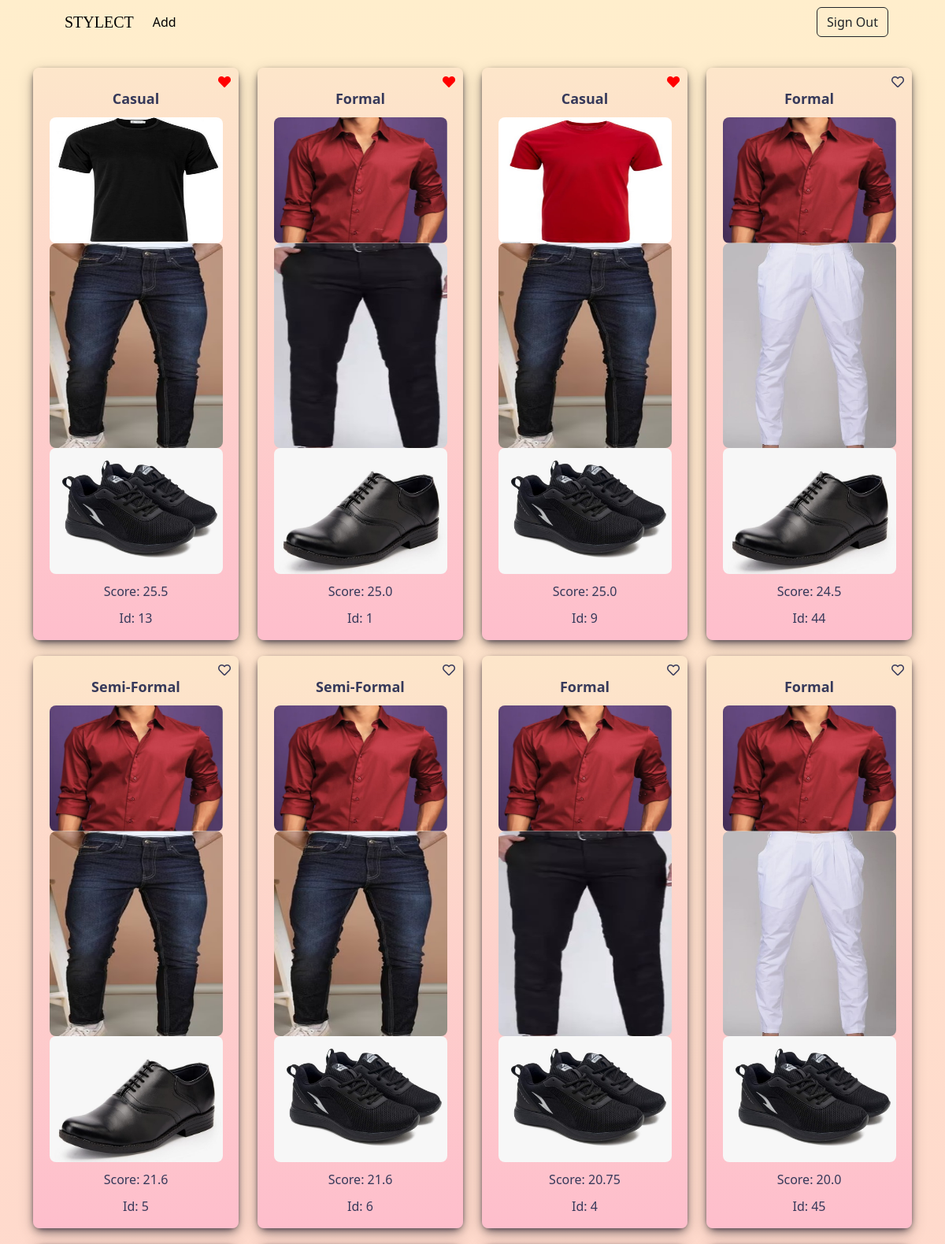
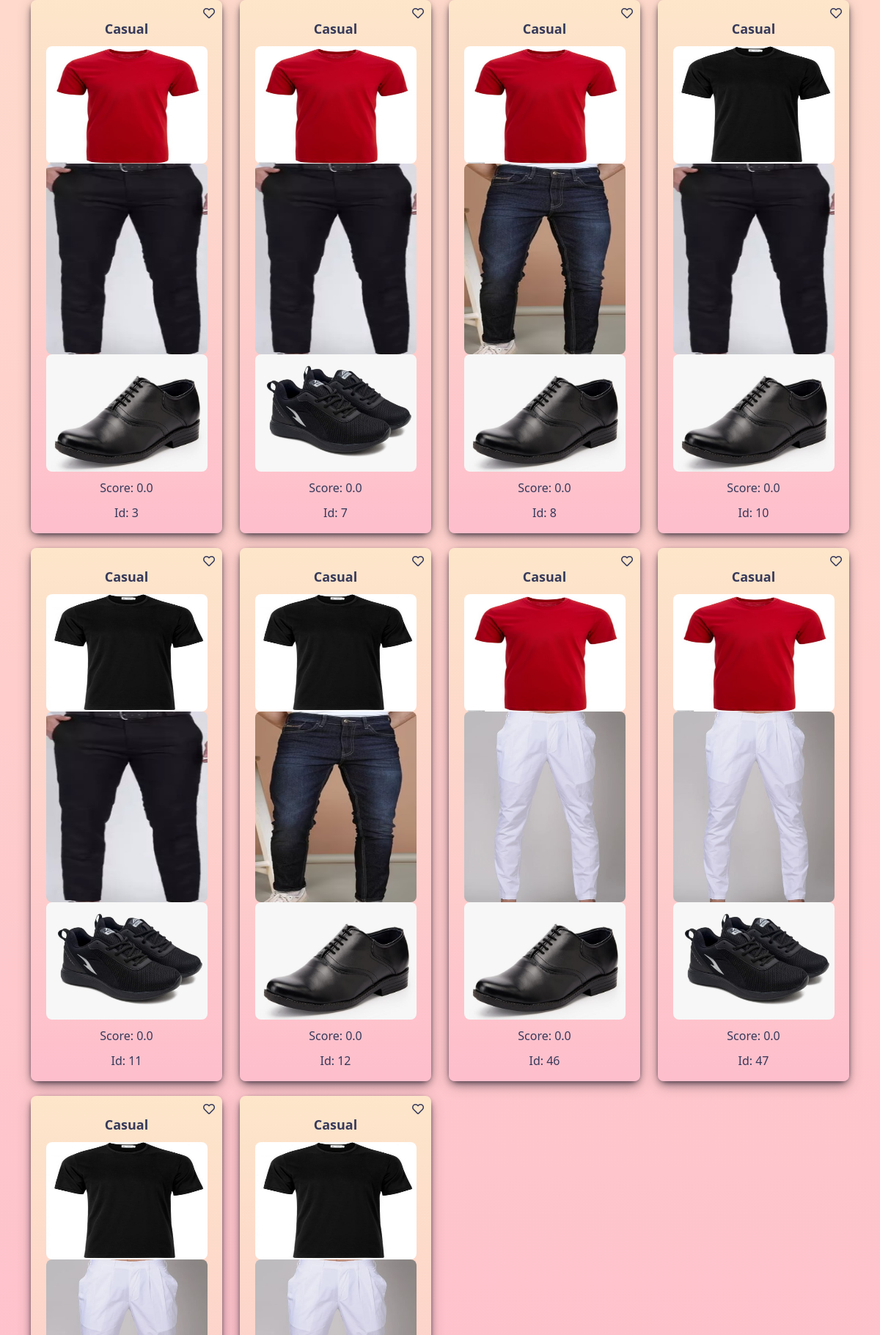
The page /outfits/ (signed in, upper part) on the database its author committed (2 pictures, top to bottom).
### myapp/models.py (models this page shows)
class Outfits(models.Model):
    user = models.ForeignKey(User, on_delete=models.CASCADE)
    id = models.AutoField(primary_key=True)
    upper_id = models.IntegerField(null=True)
    lower_id = models.IntegerField(null=True)
    foot_id = models.IntegerField(null=True)
    type = models.CharField(max_length=100)
    score = models.FloatField(default=0.0)
    items = models.ManyToManyField(Items)
    like = models.BooleanField(default=False)

### myapp/views.py (the view)
# urls.py: path('outfits/', outfits),
def outfits(request):
    u=UserProfile.objects.get(user=request.user)
    outfits=[]
    print(u.outfit_time)
    if(u.outfit_time == None):
        outfits = make_outfits(request)
        u.outfit_time=u.item_time
    elif(u.item_time>u.outfit_time):
        outfits = make_outfits(request)
        u.outfit_time=u.item_time
    else:
        otfts=Outfits.objects.filter(user=request.user)
        for o in otfts:
            upper = Items.objects.get(id=o.upper_id)
            lower = Items.objects.get(id=o.lower_id)
            foot = Items.objects.get(id=o.foot_id)
            outfits.append({
                'id': o.id,
                'upper_path': upper.photo.url,
                'lower_path': lower.photo.url,
                'bottom_path': foot.photo.url,
                'type': o.type,
                'score': o.score,
                'like' :o.like
            })
        outfits = sorted(outfits, key=lambda outfit: outfit['score'], reverse=True)
    u.save()
    dict={'outf':[],'recom':[]}
    dict["outf"]=outfits
    if outfit_recommendations(request, request.user):
        dict["recom"]=outfit_recommendations(request, request.user)
    return render(request, 'outfits.html', {'outfits': dict})

### templates/outfits.html (shortened to what this page needs)
<!DOCTYPE html>
<html lang="en">
<head>
    <link href="https://cdn.jsdelivr.net/npm/bootstrap@5.3.2/dist/css/bootstrap.min.css" rel="stylesheet">
    <link href="https://cdnjs.cloudflare.com/ajax/libs/font-awesome/5.15.4/css/all.min.css" rel="stylesheet">
</head>
<body style="background-image: linear-gradient(#ffeecc, #febbcc) ;">
    {% include 'navbar.html' %}
    <div class="container text-center" style="padding-bottom: 30px; padding-top: 30px;">
        <div class="row">
            {% if user.is_authenticated %}
                {%if outfits.outf %}
                    {% for outfit in outfits.outf %}
                    <div class="col-md-3">
                        <div class="card" style="background-image: linear-gradient(#ffeecc, #febbcc); border-radius: 14px; border-width: 0; box-shadow: rgba(45, 35, 66, 0.4) 0 2px 4px, rgba(45, 35, 66, 0.3) 0 7px 13px -3px; box-sizing: border-box; color: #36395A; margin-bottom: 20px;">
                            <div class="card-body">
                                <div class="card-heading" style="border-radius: 8px; background-color: transparent;">
                                    {{ outfit.type }}
                                </div>
                                <div class="card-image">
                                    <img src="{{outfit.upper_path}}" style="width: 220px; height: 160px;">
                                </div>
                                <div class="card-image">
                                    <img src="{{outfit.lower_path}}" style="width: 220px; height: 260px;">
                                </div>
                                <div class="card-image">
                                    <img src="{{outfit.bottom_path}}" style="width: 220px; height: 160px;">
                                </div>
                                {% if outfit.like %}
                                    <i class="fas fa-heart like-icon" data-outfit-id="{{ outfit.id }}" style="color: red;"></i>
                                {% else %}
                                    <i class="far fa-heart like-icon" data-outfit-id="{{ outfit.id }}"></i>
                                {% endif %}
                                <p class="card-button">Score: {{ outfit.score }}</p>
                                <p class="card-button">Id: {{ outfit.id }}</p>
                            </div>
                        </div>
                    </div>
                    {% endfor %}
                {% endif %}
            {% else %}
                <p>Please <a href="{% url 'login' %}">log in</a> or <a href="{% url 'signup' %}">sign up</a> to access this page.</p>
            {% endif %}
        </div>
    </div>
    </body>
</html>

### templates/outfits.html (style rules this page uses)
.card-body { border-radius: 8px 8px 8px 8px; box-shadow: 0 4px 8px 0 rgba(0, 0, 0, 0.2), 0 6px 20px 0 rgba(0, 0, 0, 0.19); background-image: linear-gradient(#fde6ca, #febecc); }
.card-image img { max-height: 100%; max-width: 100%; border-radius: 8px 8px 8px 8px; }
.card-heading { font-size: 18px; font-weight: bold; background: #fff; padding: 10px 15px; }
.card-button { display: flex; justify-content: center; padding: 10px 0; width: 100%; background-color: transparent; margin-bottom: -10px; }
.like-icon { font-size: 16px; position: absolute; top: 10px; right: 10px; cursor: pointer; }

### rows shown on the page
Outfits: type "Casual", score "25.5"
Outfits: type "Formal", score "25.0"
Outfits: type "Casual", score "25.0"
Outfits: type "Formal", score "24.5"
Outfits: type "Semi-Formal", score "21.6"
Outfits: type "Semi-Formal", score "21.6"
Outfits: type "Formal", score "20.75"
Outfits: type "Formal", score "20.0"
Outfits: type "Casual", score "0.0"
Outfits: type "Casual", score "0.0"
Outfits: type "Casual", score "0.0"
Outfits: type "Casual", score "0.0"
Outfits: type "Casual", score "0.0"
Outfits: type "Casual", score "0.0"
Outfits: type "Casual", score "0.0"
Outfits: type "Casual", score "0.0"
Outfits: type "Casual"
Outfits: type "Casual"

### other values the page prints
{{ outfit.id }} "13" "1" "9" "44" "5" "6" "4" "45" "3" "7" "8" "10" "11" "12" "46" "47"
